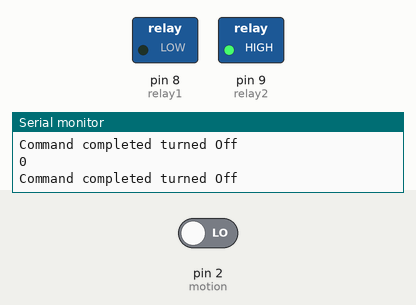
This sketch was run on a simulated Arduino Uno, built with avr-gcc and run on an emulated ATmega328P. On the bench: switched loads named in the sketch (green lamp = pin HIGH), the last lines printed to the serial monitor. Inputs (shaded band) come from the test bench; at power-on: pin 2 (motion) LOW.

Above: at 18.0 s.
18.1 s: pin 2 (motion) driven HIGH
At 21.1 s:
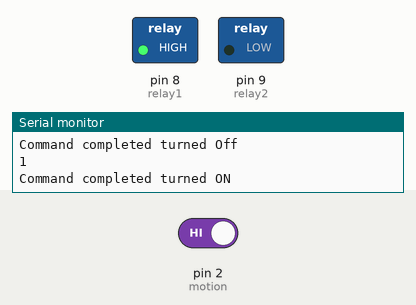
28.1 s: pin 2 (motion) driven LOW
At 31.1 s:
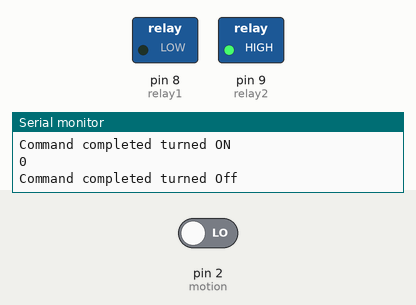
Timing chart, 0 to 32.6 s (numbered marks = the images above; inputs shaded):
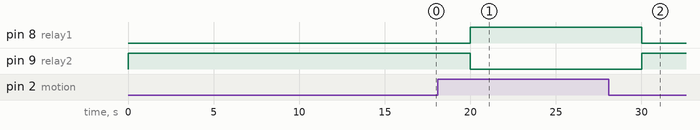

Measured:
- after the input at 18.1 s, pin 8 (relay1): LOW → HIGH after 1.9 s; pin 9 (relay2): HIGH → LOW after 1.9 s
- after the input at 28.1 s, pin 8 (relay1): HIGH → LOW after 1.9 s; pin 9 (relay2): LOW → HIGH after 1.9 s

The sketch:

Daily_kit_silnder_by_sensor.ino
```cpp
int motion=2;
int relay1=8;
int relay2=9;

void setup() {
  pinMode(motion, INPUT);
  pinMode(relay1,OUTPUT);
  pinMode(relay2,OUTPUT);

  Serial.begin(9600);

 //while (!Serial);

  //Serial.println("Input 1 to Turn on and 0 to off");
}

void loop()
{
    int sensor = digitalRead(motion);
    Serial.println(sensor);

      if (sensor == 1)
      {
        Serial.println("Command completed turned ON");
        digitalWrite(relay1,HIGH);
        digitalWrite(relay2,LOW);
        delay(10000);

      }
      else if (sensor == 0)
      {
        Serial.println("Command completed turned Off");
        digitalWrite(relay1,LOW);
        digitalWrite(relay2,HIGH);
        delay(10000);


    }
}
```
